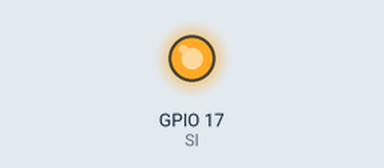
The program below on a simulated Raspberry Pi (BCM pin numbers). Parts: output pins drawn as LEDs (lit = HIGH). Pins used as bus, display or sensor lines are not drawn; what the program prints to the terminal is not drawn. At 50.2 s the program stops and its outputs stay as they are.

Above: at 0.5 s.
At 11.5 s:
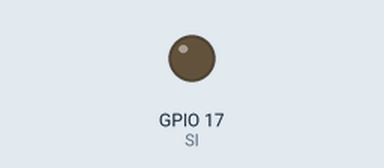
Timing chart, 0 to 13.0 s (numbered marks = the images above):
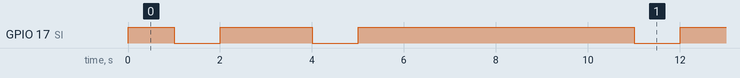

The program:

7seg-cnt.py
```python
#!/usr/local/bin/python
# -*- coding: utf-8 -*-

import RPi.GPIO as GPIO
import time

interval_time = 0.06
loop_num = 5

# 各GPIOの番号
SCK = 27   #次のbit
RCK = 22   #反映
SI = 17    #データ

#初期化
GPIO.setmode(GPIO.BCM)
GPIO.setup(SCK, GPIO.OUT)
GPIO.setup(RCK, GPIO.OUT)
GPIO.setup(SI, GPIO.OUT)

def reset():
  GPIO.output(SCK, GPIO.LOW)
  GPIO.output(RCK, GPIO.LOW)
  GPIO.output(SI, GPIO.LOW)

def shift(PIN_NUM):
  GPIO.output(PIN_NUM, GPIO.HIGH)
  GPIO.output(PIN_NUM, GPIO.LOW)

LED_0 = [1,1,1,1,1,1,0,0]
LED_1 = [0,1,1,0,0,0,0,1]
LED_2 = [1,1,0,1,1,0,1,0]
LED_3 = [1,1,1,1,0,0,1,1]
LED_4 = [0,1,1,0,0,1,1,0]
LED_5 = [1,0,1,1,0,1,1,1]
LED_6 = [1,0,1,1,1,1,1,0]
LED_7 = [1,1,1,0,0,0,0,1]
LED_8 = [1,1,1,1,1,1,1,0]
LED_9 = [1,1,1,1,0,1,1,1]

def send_data(data):
  GPIO.output(RCK, GPIO.LOW)
  GPIO.output(SCK, GPIO.LOW)

  for i in range(8):
    n = 7 - i
    if data[n] == 1:
      GPIO.output(SI, GPIO.HIGH)
    else:
      GPIO.output(SI, GPIO.LOW)

    shift(SCK)

  shift(RCK)

try:
  print("start")
  for num in range(loop_num):
    send_data(LED_0)
    time.sleep(1)
    send_data(LED_1)
    time.sleep(1)
    send_data(LED_2)
    time.sleep(1)
    send_data(LED_3)
    time.sleep(1)
    send_data(LED_4)
    time.sleep(1)
    send_data(LED_5)
    time.sleep(1)
    send_data(LED_6)
    time.sleep(1)
    send_data(LED_7)
    time.sleep(1)
    send_data(LED_8)
    time.sleep(1)
    send_data(LED_9)
    time.sleep(1)
finally:
  print("finish")
  time.sleep(0.2)
  reset()
  GPIO.cleanup()
```

Measured:
- by itself, GPIO 17 (SI): repeats every 10.0 s: LOW 1.0 s, HIGH 2.0 s, LOW 1.0 s, HIGH 6.0 s
